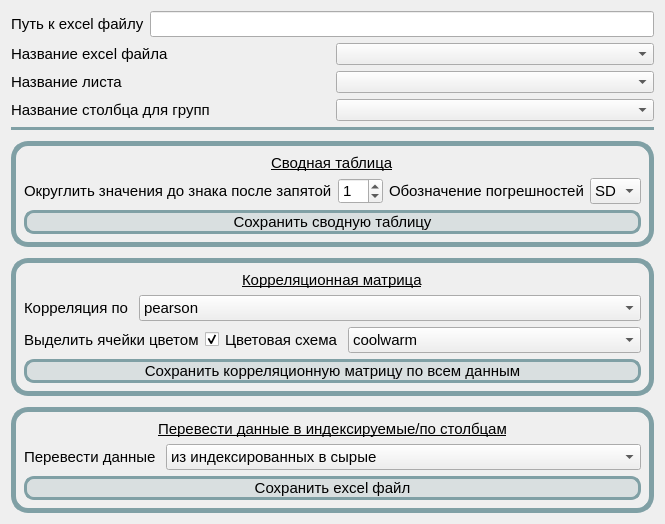
          <widget class="QWidget" name="tab_8">
           <attribute name="title">
            <string>Сводная таблица</string>
           </attribute>
           <layout class="QGridLayout" name="gridLayout_13">
            <item row="0" column="0">
             <layout class="QVBoxLayout" name="verticalLayout_43">
              <item>
               <layout class="QVBoxLayout" name="verticalLayout_37">
                <item>
                 <layout class="QVBoxLayout" name="verticalLayout_36">
                  <item>
                   <layout class="QHBoxLayout" name="horizontalLayout_75">
                    <item>
                     <widget class="QLabel" name="lb_path_for_plot_2">
                      <property name="font">
                       <font>
                        <pointsize>11</pointsize>
                       </font>
                      </property>
                      <property name="toolTip">
                       <string>Путь, по которому может быть найден excel файл</string>
                      </property>
                      <property name="text">
                       <string>Путь к excel файлу</string>
                      </property>
                     </widget>
                    </item>
                    <item>
                     <widget class="QLineEdit" name="path_for_pivot_table">
                      <property name="font">
                       <font>
                        <pointsize>11</pointsize>
                       </font>
                      </property>
                      <property name="text">
                       <string/>
                      </property>
                     </widget>
                    </item>
                   </layout>
                  </item>
                  <item>
                   <layout class="QHBoxLayout" name="horizontalLayout_76">
                    <item>
                     <widget class="QLabel" name="lb_exel_name_2">
                      <property name="font">
                       <font>
                        <pointsize>11</pointsize>
                       </font>
                      </property>
                      <property name="text">
                       <string>Название excel файла</string>
                      </property>
                     </widget>
                    </item>
                    <item>
                     <widget class="QComboBox" name="comboBox_pivot_table"/>
                    </item>
                   </layout>
                  </item>
                  <item>
                   <layout class="QHBoxLayout" name="horizontalLayout_120">
                    <item>
                     <widget class="QLabel" name="lb_exel_name_7">
                      <property name="font">
                       <font>
                        <pointsize>11</pointsize>
                       </font>
                      </property>
                      <property name="text">
                       <string>Название листа</string>
                      </property>
                     </widget>
                    </item>
                    <item>
                     <widget class="QComboBox" name="comboBox_pivot_table_excel_sheet"/>
                    </item>
                   </layout>
                  </item>
                  <item>
                   <layout class="QHBoxLayout" name="horizontalLayout_77">
                    <item>
                     <widget class="QLabel" name="lb_hue_name_2">
                      <property name="font">
                       <font>
                        <pointsize>11</pointsize>
                       </font>
                      </property>
                      <property name="toolTip">
                       <string>Именно после этого столбца должны идти столбцы с данными</string>
                      </property>
                      <property name="text">
                       <string>Название столбца для групп</string>
                      </property>
                     </widget>
                    </item>
                    <item>
                     <widget class="QComboBox" name="comboBox_pivot_hue"/>
                    </item>
                   </layout>
                  </item>
                 </layout>
                </item>
               </layout>
              </item>
              <item>
               <widget class="Line" name="line_2">
                <property name="font">
                 <font>
                  <family>Segoe UI</family>
                  <pointsize>10</pointsize>
                 </font>
                </property>
                <property name="styleSheet">
                 <string notr="true">color: rgb(128, 160, 165);</string>
                </property>
                <property name="frameShadow">
                 <enum>QFrame::Plain</enum>
                </property>
                <property name="lineWidth">
                 <number>10</number>
                </property>
                <property name="orientation">
                 <enum>Qt::Horizontal</enum>
                </property>
               </widget>
              </item>
              <item>
               <spacer name="verticalSpacer_6">
                <property name="orientation">
                 <enum>Qt::Vertical</enum>
                </property>
                <property name="sizeType">
                 <enum>QSizePolicy::Fixed</enum>
                </property>
                <property name="sizeHint" stdset="0">
                 <size>
                  <width>20</width>
                  <height>5</height>
                 </size>
                </property>
               </spacer>
              </item>
              <item>
               <widget class="QFrame" name="yyy">
                <property name="styleSheet">
                 <string notr="true">QFrame#yyy{
border: 5px solid rgb(128, 160, 165);
border-radius: 17px;
}</string>
                </property>
                <layout class="QVBoxLayout" name="verticalLayout_40">
                 <property name="leftMargin">
                  <number>8</number>
                 </property>
                 <property name="topMargin">
                  <number>8</number>
                 </property>
                 <property name="rightMargin">
                  <number>8</number>
                 </property>
                 <property name="bottomMargin">
                  <number>8</number>
                 </property>
                 <item alignment="Qt::AlignHCenter">
                  <widget class="QLabel" name="lb_color_pal_box_17">
                   <property name="sizePolicy">
                    <sizepolicy hsizetype="Expanding" vsizetype="Minimum">
                     <horstretch>0</horstretch>
                     <verstretch>0</verstretch>
                    </sizepolicy>
                   </property>
                   <property name="font">
                    <font>
                     <pointsize>11</pointsize>
                     <bold>false</bold>
                     <underline>true</underline>
                    </font>
                   </property>
                   <property name="text">
                    <string>Сводная таблица</string>
                   </property>
                  </widget>
                 </item>
                 <item>
                  <layout class="QHBoxLayout" name="horizontalLayout_80">
                   <item>
                    <layout class="QHBoxLayout" name="horizontalLayout_79">
                     <item>
                      <widget class="QLabel" name="lb_color_pal_box_8">
                       <property name="sizePolicy">
                        <sizepolicy hsizetype="Expanding" vsizetype="Preferred">
                         <horstretch>0</horstretch>
                         <verstretch>0</verstretch>
                        </sizepolicy>
                       </property>
                       <property name="font">
                        <font>
                         <pointsize>11</pointsize>
                        </font>
                       </property>
                       <property name="toolTip">
                        <string>Округляются все значения</string>
                       </property>
                       <property name="text">
                        <string>Округлить значения до знака после запятой</string>
                       </property>
                      </widget>
                     </item>
                     <item>
                      <widget class="QSpinBox" name="spinBox_pivot_table">
                       <property name="sizePolicy">
                        <sizepolicy hsizetype="Fixed" vsizetype="Fixed">
                         <horstretch>0</horstretch>
                         <verstretch>0</verstretch>
                        </sizepolicy>
                       </property>
                       <property name="font">
                        <font>
                         <pointsize>11</pointsize>
                        </font>
                       </property>
                       <property name="minimum">
                        <number>0</number>
                       </property>
                       <property name="maximum">
                        <number>10</number>
                       </property>
                       <property name="value">
                        <number>1</number>
                       </property>
                      </widget>
                     </item>
                    </layout>
                   </item>
                   <item>
                    <layout class="QHBoxLayout" name="horizontalLayout_78">
                     <item>
                      <widget class="QLabel" name="lb_sd_or_minmax_2">
                       <property name="font">
                        <font>
                         <pointsize>11</pointsize>
                        </font>
                       </property>
                       <property name="text">
                        <string>Обозначение погрешностей</string>
                       </property>
                      </widget>
                     </item>
                     <item>
                      <widget class="QComboBox" name="comboBox_sd_or_se_pivot">
                       <property name="sizePolicy">
                        <sizepolicy hsizetype="Expanding" vsizetype="Fixed">
                         <horstretch>0</horstretch>
                         <verstretch>0</verstretch>
                        </sizepolicy>
                       </property>
                       <property name="font">
                        <font>
                         <pointsize>11</pointsize>
                        </font>
                       </property>
                       <item>
                        <property name="text">
                         <string>SD</string>
                        </property>
                       </item>
                       <item>
                        <property name="text">
                         <string>SE</string>
                        </property>
                       </item>
                      </widget>
                     </item>
                    </layout>
                   </item>
                  </layout>
                 </item>
                 <item>
                  <widget class="QPushButton" name="btn_plot_and_save_pivot_table">
                   <property name="font">
                    <font>
                     <pointsize>11</pointsize>
                    </font>
                   </property>
                   <property name="styleSheet">
                    <string notr="true">background-color: rgba(128, 160, 165, 50);
border: 3px solid rgb(128, 160, 165);
border-radius: 10px;</string>
                   </property>
                   <property name="text">
                    <string>Сохранить сводную таблицу</string>
                   </property>
                  </widget>
                 </item>
                </layout>
               </widget>
              </item>
              <item>
               <spacer name="verticalSpacer_5">
                <property name="orientation">
                 <enum>Qt::Vertical</enum>
                </property>
                <property name="sizeType">
                 <enum>QSizePolicy::Fixed</enum>
                </property>
                <property name="sizeHint" stdset="0">
                 <size>
                  <width>10</width>
                  <height>5</height>
                 </size>
                </property>
               </spacer>
              </item>
              <item>
               <widget class="QFrame" name="ppp">
                <property name="styleSheet">
                 <string notr="true">QFrame#ppp{
border: 5px solid rgb(128, 160, 165);
border-radius: 17px;
}</string>
                </property>
                <layout class="QVBoxLayout" name="verticalLayout_42">
                 <property name="leftMargin">
                  <number>8</number>
                 </property>
                 <property name="topMargin">
                  <number>8</number>
                 </property>
                 <property name="rightMargin">
                  <number>8</number>
                 </property>
                 <property name="bottomMargin">
                  <number>8</number>
                 </property>
                 <item alignment="Qt::AlignHCenter">
                  <widget class="QLabel" name="lb_color_pal_box_18">
                   <property name="sizePolicy">
                    <sizepolicy hsizetype="Expanding" vsizetype="Minimum">
                     <horstretch>0</horstretch>
                     <verstretch>0</verstretch>
                    </sizepolicy>
                   </property>
                   <property name="font">
                    <font>
                     <pointsize>11</pointsize>
                     <bold>false</bold>
                     <underline>true</underline>
                    </font>
                   </property>
                   <property name="text">
                    <string>Корреляционная матрица</string>
                   </property>
                  </widget>
                 </item>
                 <item>
                  <layout class="QVBoxLayout" name="verticalLayout_41">
                   <item>
                    <layout class="QHBoxLayout" name="horizontalLayout_85">
                     <property name="spacing">
                      <number>10</number>
                     </property>
                     <item>
                      <widget class="QLabel" name="lb_sd_or_minmax_3">
                       <property name="sizePolicy">
                        <sizepolicy hsizetype="Fixed" vsizetype="Fixed">
                         <horstretch>0</horstretch>
                         <verstretch>0</verstretch>
                        </sizepolicy>
                       </property>
                       <property name="font">
                        <font>
                         <pointsize>11</pointsize>
                        </font>
                       </property>
                       <property name="text">
                        <string>Корреляция по</string>
                       </property>
                      </widget>
                     </item>
                     <item>
                      <widget class="QComboBox" name="comboBox_correlation_person_or_not">
                       <property name="sizePolicy">
                        <sizepolicy hsizetype="Expanding" vsizetype="Fixed">
                         <horstretch>0</horstretch>
                         <verstretch>0</verstretch>
                        </sizepolicy>
                       </property>
                       <property name="font">
                        <font>
                         <pointsize>11</pointsize>
                        </font>
                       </property>
                       <item>
                        <property name="text">
                         <string>pearson</string>
                        </property>
                       </item>
                       <item>
                        <property name="text">
                         <string>kendall</string>
                        </property>
                       </item>
                       <item>
                        <property name="text">
                         <string>spearman</string>
                        </property>
                       </item>
                      </widget>
                     </item>
                    </layout>
                   </item>
                   <item>
                    <layout class="QHBoxLayout" name="horizontalLayout_121">
                     <item>
                      <layout class="QHBoxLayout" name="horizontalLayout_26">
                       <item>
                        <widget class="QLabel" name="lb_sd_or_minmax_4">
                         <property name="sizePolicy">
                          <sizepolicy hsizetype="Fixed" vsizetype="Fixed">
                           <horstretch>0</horstretch>
                           <verstretch>0</verstretch>
                          </sizepolicy>
                         </property>
                         <property name="font">
                          <font>
                           <pointsize>11</pointsize>
                          </font>
                         </property>
                         <property name="text">
                          <string>Выделить ячейки цветом</string>
                         </property>
                        </widget>
                       </item>
                       <item>
                        <widget class="QCheckBox" name="check_color_for_corr_pivot">
                         <property name="enabled">
                          <bool>true</bool>
                         </property>
                         <property name="font">
                          <font>
                           <pointsize>11</pointsize>
                          </font>
                         </property>
                         <property name="text">
                          <string/>
                         </property>
                         <property name="checked">
                          <bool>true</bool>
                         </property>
                        </widget>
                       </item>
                      </layout>
                     </item>
                     <item>
                      <layout class="QHBoxLayout" name="horizontalLayout_86">
                       <property name="spacing">
                        <number>10</number>
                       </property>
                       <item>
                        <widget class="QLabel" name="lb_sd_or_minmax_5">
                         <property name="sizePolicy">
                          <sizepolicy hsizetype="Fixed" vsizetype="Fixed">
                           <horstretch>0</horstretch>
                           <verstretch>0</verstretch>
                          </sizepolicy>
                         </property>
                         <property name="font">
                          <font>
                           <pointsize>11</pointsize>
                          </font>
                         </property>
                         <property name="text">
                          <string>Цветовая схема</string>
                         </property>
                        </widget>
                       </item>
                       <item>
                        <widget class="QComboBox" name="comboBox_correlation_color_map">
                         <property name="sizePolicy">
                          <sizepolicy hsizetype="Expanding" vsizetype="Fixed">
                           <horstretch>0</horstretch>
                           <verstretch>0</verstretch>
                          </sizepolicy>
                         </property>
                         <property name="font">
                          <font>
                           <pointsize>11</pointsize>
                          </font>
                         </property>
                         <item>
                          <property name="text">
                           <string>coolwarm</string>
                          </property>
                         </item>
                         <item>
                          <property name="text">
                           <string>RdBu_r</string>
                          </property>
                         </item>
                         <item>
                          <property name="text">
                           <string>YlGn</string>
                          </property>
                         </item>
                         <item>
                          <property name="text">
                           <string>BuGn</string>
                          </property>
                         </item>
                         <item>
                          <property name="text">
                           <string>GnBu</string>
                          </property>
                         </item>
                         <item>
                          <property name="text">
                           <string>bwr</string>
                          </property>
                         </item>
                         <item>
                          <property name="text">
                           <string>seismic</string>
                          </property>
                         </item>
                         <item>
                          <property name="text">
                           <string>PiYG</string>
                          </property>
                         </item>
                         <item>
                          <property name="text">
                           <string>RdGy</string>
                          </property>
                         </item>
                         <item>
                          <property name="text">
                           <string>seismic</string>
                          </property>
                         </item>
                         <item>
                          <property name="text">
                           <string>hot</string>
                          </property>
                         </item>
                         <item>
                          <property name="text">
                           <string>inferno</string>
                          </property>
                         </item>
                         <item>
                          <property name="text">
                           <string>gist_heat</string>
                          </property>
                         </item>
                        </widget>
                       </item>
                      </layout>
                     </item>
                    </layout>
                   </item>
                  </layout>
                 </item>
                 <item>
                  <widget class="QPushButton" name="btn_plot_and_save_corr_table">
                   <property name="font">
                    <font>
                     <pointsize>11</pointsize>
                    </font>
                   </property>
                   <property name="styleSheet">
                    <string notr="true">background-color: rgba(128, 160, 165, 50);
border: 3px solid rgb(128, 160, 165);
border-radius: 10px;</string>
                   </property>
                   <property name="text">
                    <string>Сохранить корреляционную матрицу по всем данным</string>
                   </property>
                  </widget>
                 </item>
                </layout>
               </widget>
              </item>
              <item>
               <spacer name="verticalSpacer_7">
                <property name="orientation">
                 <enum>Qt::Vertical</enum>
                </property>
                <property name="sizeType">
                 <enum>QSizePolicy::Fixed</enum>
                </property>
                <property name="sizeHint" stdset="0">
                 <size>
                  <width>10</width>
                  <height>5</height>
                 </size>
                </property>
               </spacer>
              </item>
              <item>
               <widget class="QFrame" name="ppp_2">
                <property name="styleSheet">
                 <string notr="true">QFrame#ppp_2{
border: 5px solid rgb(128, 160, 165);
border-radius: 17px;
}</string>
                </property>
                <layout class="QVBoxLayout" name="verticalLayout_53">
                 <property name="leftMargin">
                  <number>8</number>
                 </property>
                 <property name="topMargin">
                  <number>8</number>
                 </property>
                 <property name="rightMargin">
                  <number>8</number>
                 </property>
                 <property name="bottomMargin">
                  <number>8</number>
                 </property>
                 <item alignment="Qt::AlignHCenter">
                  <widget class="QLabel" name="lb_color_pal_box_22">
                   <property name="sizePolicy">
                    <sizepolicy hsizetype="Expanding" vsizetype="Minimum">
                     <horstretch>0</horstretch>
                     <verstretch>0</verstretch>
                    </sizepolicy>
                   </property>
                   <property name="font">
                    <font>
                     <pointsize>11</pointsize>
                     <bold>false</bold>
                     <underline>true</underline>
                    </font>
                   </property>
                   <property name="text">
                    <string>Перевести данные в индексируемые/по столбцам</string>
                   </property>
                  </widget>
                 </item>
                 <item>
                  <layout class="QHBoxLayout" name="horizontalLayout_143">
                   <property name="spacing">
                    <number>10</number>
                   </property>
                   <item>
                    <widget class="QLabel" name="lb_sd_or_minmax_11">
                     <property name="sizePolicy">
                      <sizepolicy hsizetype="Fixed" vsizetype="Fixed">
                       <horstretch>0</horstretch>
                       <verstretch>0</verstretch>
                      </sizepolicy>
                     </property>
                     <property name="font">
                      <font>
                       <pointsize>11</pointsize>
                      </font>
                     </property>
                     <property name="text">
                      <string>Перевести данные</string>
                     </property>
                    </widget>
                   </item>
                   <item>
                    <widget class="QComboBox" name="comboBox_index_data_or_raw">
                     <property name="sizePolicy">
                      <sizepolicy hsizetype="Expanding" vsizetype="Fixed">
                       <horstretch>0</horstretch>
                       <verstretch>0</verstretch>
                      </sizepolicy>
                     </property>
                     <property name="font">
                      <font>
                       <pointsize>11</pointsize>
                      </font>
                     </property>
                     <item>
                      <property name="text">
                       <string>из индексированных в сырые</string>
                      </property>
                     </item>
                     <item>
                      <property name="text">
                       <string>из сырых в индексируемые</string>
                      </property>
                     </item>
                    </widget>
                   </item>
                  </layout>
                 </item>
                 <item>
                  <widget class="QPushButton" name="btn_save_pivot_or_melt">
                   <property name="font">
                    <font>
                     <pointsize>11</pointsize>
                    </font>
                   </property>
                   <property name="styleSheet">
                    <string notr="true">background-color: rgba(128, 160, 165, 50);
border: 3px solid rgb(128, 160, 165);
border-radius: 10px;</string>
                   </property>
                   <property name="text">
                    <string>Сохранить excel файл</string>
                   </property>
                  </widget>
                 </item>
                </layout>
               </widget>
              </item>
             </layout>
            </item>
           </layout>
          </widget>
